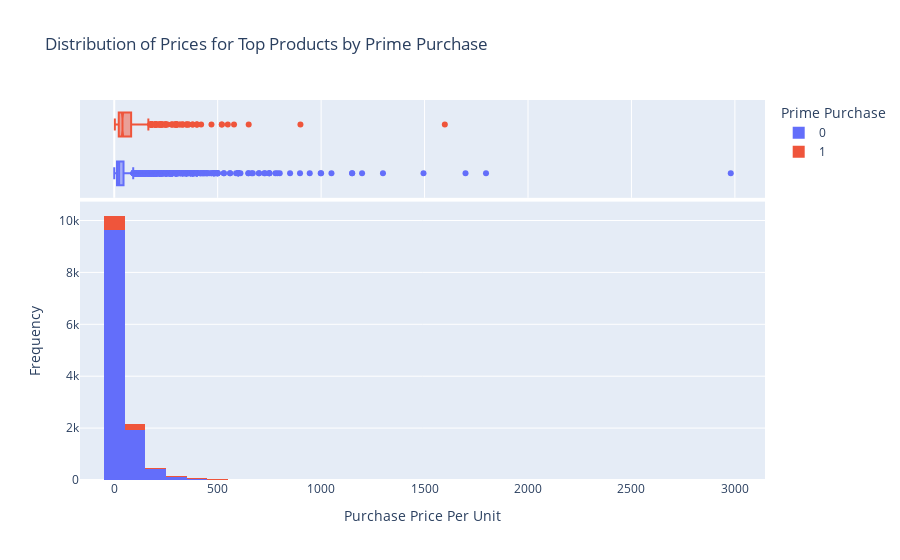

Notebook code for this chart:
### Code cell
# Filter the data for the category "DIGITAL_DEVICE_3"
top_products_data = subset_data[subset_data['Category'].isin(top_differences['Category'])]

# Plot the distribution of prices for "HEALTH_PERSONAL_CARE" colored by prime purchase using plotly express
fig = px.histogram(top_products_data, x='Purchase Price Per Unit', color='Prime Purchase', nbins=50, marginal='box', title='Distribution of Prices for Top Products by Prime Purchase')
fig.update_layout(xaxis_title='Purchase Price Per Unit', yaxis_title='Frequency')
fig.show()

### Figure 1 — Plotly figure (JSON) as saved in the notebook; plotly's stock layout.template omitted (floating-point values rounded to 4 significant figures; data arrays with more than 128 entries replaced by an {"elided": "..."} marker saying what was removed)
{"data": [{"alignmentgroup": "True", "bingroup": "x", "hovertemplate": "Prime Purchase=0<br>Purchase Price Per Unit=%{x}<br>count=%{y}<extra></extra>", "legendgroup": "0", "marker": {"color": "#636efa", "pattern": {"shape": ""}}, "name": "0", "nbinsx": 50, "offsetgroup": "0", "orientation": "v", "showlegend": true, "type": "histogram", "x": {"elided": "12194 float values"}, "xaxis": "x", "yaxis": "y"}, {"alignmentgroup": "True", "hovertemplate": "Prime Purchase=0<br>Purchase Price Per Unit=%{x}<extra></extra>", "legendgroup": "0", "marker": {"color": "#636efa"}, "name": "0", "notched": true, "offsetgroup": "0", "showlegend": false, "type": "box", "x": {"elided": "12194 float values"}, "xaxis": "x2", "yaxis": "y2"}, {"alignmentgroup": "True", "bingroup": "x", "hovertemplate": "Prime Purchase=1<br>Purchase Price Per Unit=%{x}<br>count=%{y}<extra></extra>", "legendgroup": "1", "marker": {"color": "#EF553B", "pattern": {"shape": ""}}, "name": "1", "nbinsx": 50, "offsetgroup": "1", "orientation": "v", "showlegend": true, "type": "histogram", "x": {"elided": "893 float values"}, "xaxis": "x", "yaxis": "y"}, {"alignmentgroup": "True", "hovertemplate": "Prime Purchase=1<br>Purchase Price Per Unit=%{x}<extra></extra>", "legendgroup": "1", "marker": {"color": "#EF553B"}, "name": "1", "notched": true, "offsetgroup": "1", "showlegend": false, "type": "box", "x": {"elided": "893 float values"}, "xaxis": "x2", "yaxis": "y2"}], "layout": {"barmode": "relative", "legend": {"title": {"text": "Prime Purchase"}, "tracegroupgap": 0}, "title": {"text": "Distribution of Prices for Top Products by Prime Purchase"}, "xaxis": {"anchor": "y", "domain": [0, 1], "title": {"text": "Purchase Price Per Unit"}}, "xaxis2": {"anchor": "y2", "domain": [0, 1], "matches": "x", "showgrid": true, "showticklabels": false}, "yaxis": {"anchor": "x", "domain": [0, 0.7326], "title": {"text": "Frequency"}}, "yaxis2": {"anchor": "x2", "domain": [0.7426, 1], "matches": "y2", "showgrid": false, "showline": false, "showticklabels": false, "ticks": ""}}}
